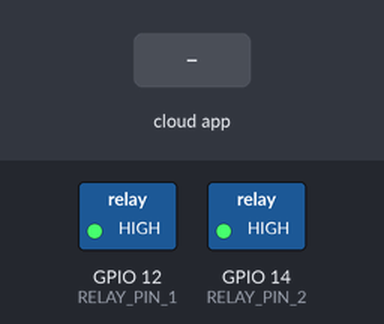
A sketch run on a simulated ESP32. Parts: switched loads named in the sketch (green lamp = pin HIGH). The inputs (shaded band) are chosen by the test bench. WiFi joins after 1.5 s; servers stay silent unless stated; what the sketch prints to the serial monitor is not drawn.

Above: at 2.7 s.
2.8 s: the phone or cloud app sets Licht to 0
At 3.5 s:
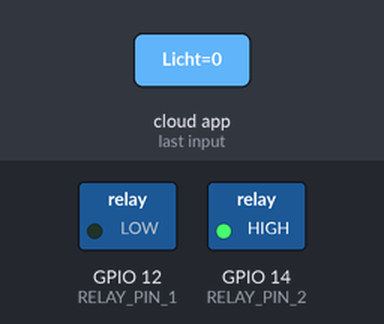
4.3 s: the phone or cloud app sets lampe to 0
At 4.7 s:
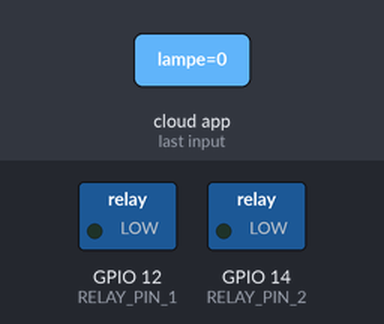
7.3 s: the phone or cloud app sets Licht to 1
At 8.2 s:
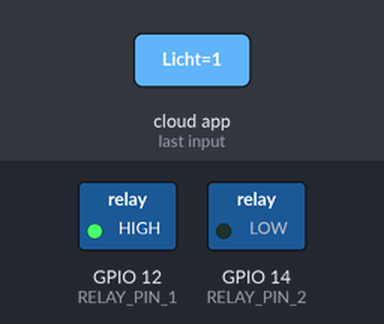
8.8 s: the phone or cloud app sets lampe to 1
At 9.3 s:
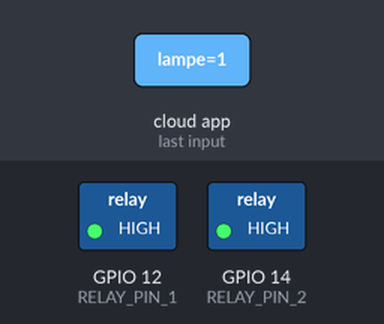
Timing chart, 0 to 11.3 s (numbered marks = the images above; inputs shaded):
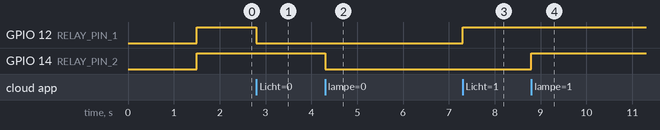

Measured:
- after the input at 2.8 s, GPIO 12 (RELAY_PIN_1): HIGH → LOW at once
- after the input at 4.3 s, GPIO 14 (RELAY_PIN_2): HIGH → LOW at once
- after the input at 7.3 s, GPIO 12 (RELAY_PIN_1): LOW → HIGH at once
- after the input at 8.8 s, GPIO 14 (RELAY_PIN_2): LOW → HIGH at once

The sketch:

Alexa_ESP32.ino
```cpp
#include <Arduino.h>
#include <WiFi.h>
#define RF_RECEIVER 13
#define RELAY_PIN_1 12
#define RELAY_PIN_2 14

#include <fauxmoESP.h>

#define SERIAL_BAUDRATE 115200

#define WIFI_SSID "TP-LINK_20D0"
#define WIFI_PASS "1234567890"

#define LAMP_1 "Licht"
#define LAMP_2 "lampe"

fauxmoESP fauxmo;

// Wi-Fi Connection
void wifiSetup() {
  // Set WIFI module to STA mode
  WiFi.mode(WIFI_STA);

  // Connect
  Serial.printf("[WIFI] Connecting to %s ", WIFI_SSID);
  WiFi.begin(WIFI_SSID, WIFI_PASS);

  // Wait
  while (WiFi.status() != WL_CONNECTED) {
    Serial.print(".");
    delay(100);
  }
  Serial.println();

  // Connected!
  Serial.printf("[WIFI] STATION Mode, SSID: %s, IP address: %s\n", WiFi.SSID().c_str(), WiFi.localIP().toString().c_str());
}

void setup() {
  // Init serial port and clean garbage
  Serial.begin(SERIAL_BAUDRATE);
  Serial.println();

  // Wi-Fi connection
  wifiSetup();

  // LED
  pinMode(RELAY_PIN_1, OUTPUT);
  digitalWrite(RELAY_PIN_1, HIGH);

  pinMode(RELAY_PIN_2, OUTPUT);
  digitalWrite(RELAY_PIN_2, HIGH);

  // By default, fauxmoESP creates it's own webserver on the defined port
  // The TCP port must be 80 for gen3 devices (default is 1901)
  // This has to be done before the call to enable()
  fauxmo.createServer(true); // not needed, this is the default value
  fauxmo.setPort(80); // This is required for gen3 devices

  // You have to call enable(true) once you have a WiFi connection
  // You can enable or disable the library at any moment
  // Disabling it will prevent the devices from being discovered and switched
  fauxmo.enable(true);
  // You can use different ways to invoke alexa to modify the devices state:
  // "Alexa, turn lamp two on"

  // Add virtual devices
  fauxmo.addDevice(LAMP_1);
  fauxmo.addDevice(LAMP_2);

  fauxmo.onSetState([](unsigned char device_id, const char * device_name, bool state, unsigned char value) {
    // Callback when a command from Alexa is received.
    // You can use device_id or device_name to choose the element to perform an action onto (relay, LED,...)
    // State is a boolean (ON/OFF) and value a number from 0 to 255 (if you say "set kitchen light to 50%" you will receive a 128 here).
    // Just remember not to delay too much here, this is a callback, exit as soon as possible.
    // If you have to do something more involved here set a flag and process it in your main loop.

    Serial.printf("[MAIN] Device #%d (%s) state: %s value: %d\n", device_id, device_name, state ? "ON" : "OFF", value);
    if ( (strcmp(device_name, LAMP_1) == 0) ) {
      // this just sets a variable that the main loop() does something about
      Serial.println("RELAY 1 switched by Alexa");
      Serial.println(digitalRead(RELAY_PIN_1));
      if (state) {
        digitalWrite(RELAY_PIN_1, HIGH);
      } else {
        digitalWrite(RELAY_PIN_1, LOW);
      }
      Serial.println(digitalRead(RELAY_PIN_1));
    }
    if ( (strcmp(device_name, LAMP_2) == 0) ) {
      // this just sets a variable that the main loop() does something about
      Serial.println("RELAY 2 switched by Alexa");
      Serial.println(digitalRead(RELAY_PIN_2));
      if (state) {
        digitalWrite(RELAY_PIN_2, HIGH);
      } else {
        digitalWrite(RELAY_PIN_2, LOW);
      }
      Serial.println(digitalRead(RELAY_PIN_2));
    }
  });

}

void loop() {
  // fauxmoESP uses an async TCP server but a sync UDP server
  // Therefore, we have to manually poll for UDP packets
  fauxmo.handle();

  static unsigned long last = millis();
  if (millis() - last > 5000) {
    last = millis();
    Serial.printf("[MAIN] Free heap: %d bytes\n", ESP.getFreeHeap());
  }

//  if (mySwitch.available()) {
//  /*Serial.print("Received ");
//    Serial.print( mySwitch.getReceivedValue() );
//    Serial.print(" / ");
//    Serial.print( mySwitch.getReceivedBitlength() );
//    Serial.print("bit ");
//    Serial.print("Protocol: ");
//    Serial.println( mySwitch.getReceivedProtocol() );*/
//    if (mySwitch.getReceivedValue()==6819768) {
//      digitalWrite(RELAY_PIN_1, !digitalRead(RELAY_PIN_1));
//    }
//    if (mySwitch.getReceivedValue()==9463928) {
//      digitalWrite(RELAY_PIN_2, !digitalRead(RELAY_PIN_2));
//    }
//    delay(600);
//    mySwitch.resetAvailable();
//  }
}
```
